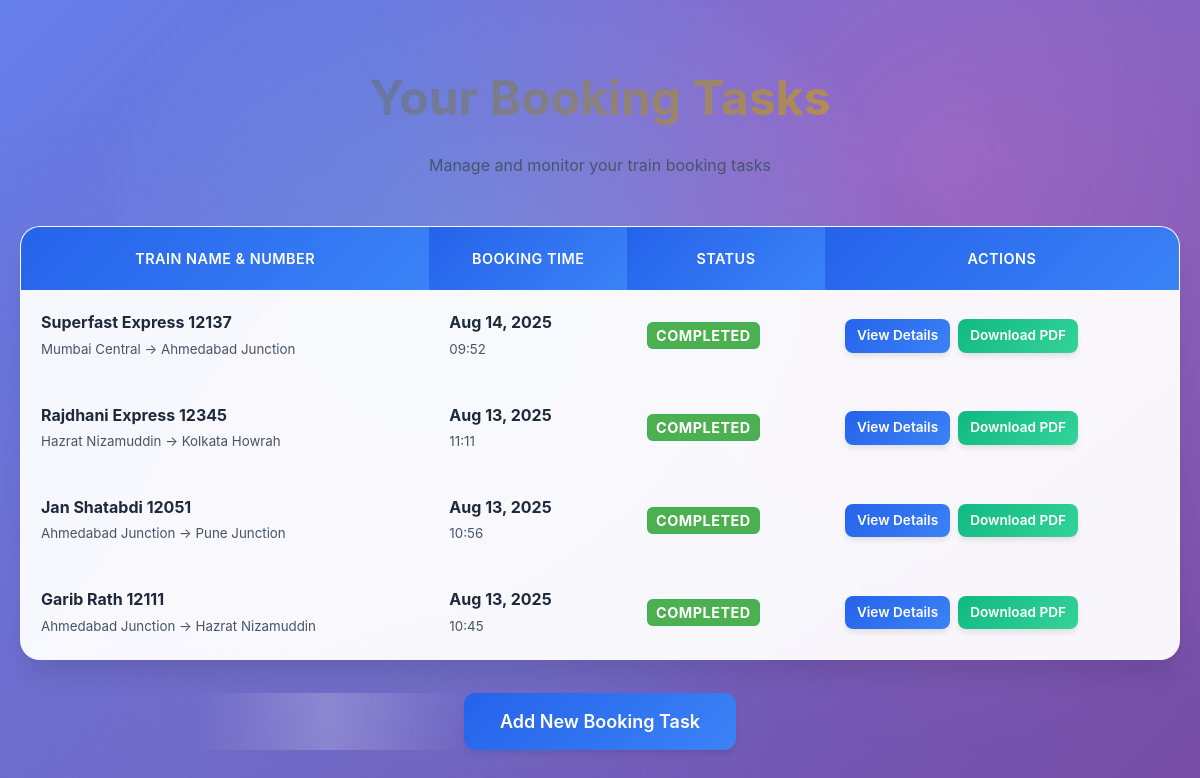
/dashboard/ (signed in), run on an earlier commit of the app's database.
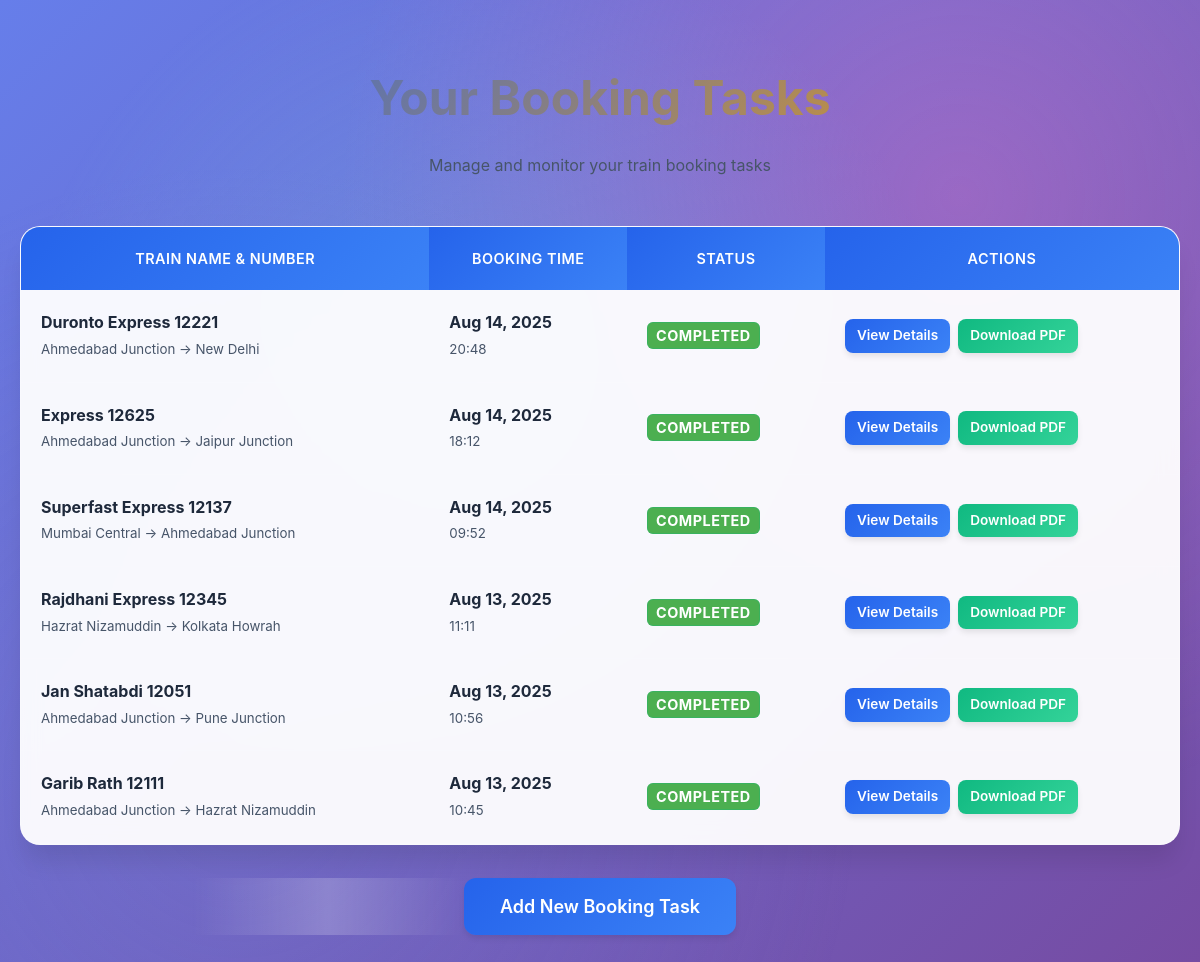
And on a later commit of the database.
### booking/models.py (models this page shows, shortened)
class Booking(models.Model):
    user = models.ForeignKey(User, on_delete=models.CASCADE)
    train_name_number = models.CharField(max_length=120, help_text="e.g., Rajdhani Express 12345", default="Unknown Train 00000")
    train_number = models.CharField(max_length=10, default="00000")
    train_name = models.CharField(max_length=100, default="Unknown Train")
    source_station = models.CharField(max_length=50, default="Unknown Source")
    destination_station = models.CharField(max_length=50, null=True, blank=True, default="Unknown Destination")
    journey_date = models.DateField(null=True, blank=True)
    booking_time = models.DateTimeField(null=True, blank=True)
    STATUS_CHOICES = [
        ('Scheduled', 'Scheduled'),
        ('Processing', 'Processing'),
        ('Completed', 'Completed'),
        ('Failed', 'Failed')
    ]
    status = models.CharField(max_length=20, choices=STATUS_CHOICES, default='Scheduled')
    pnr_number = models.CharField(max_length=12, blank=True, null=True)
    seat_number = models.CharField(max_length=10, blank=True, null=True)
    coach_number = models.CharField(max_length=5, blank=True, null=True)
    class_type = models.CharField(
        max_length=20,
        choices=[
            ('SL', 'Sleeper'),
            ('3A', '3rd AC'),
            ('2A', '2nd AC'),
            ('1A', '1st AC')
        ],
        default='SL'
    )
    ticket_pdf = models.FileField(upload_to="tickets/", blank=True, null=True)
    ticket_pdf_url = models.URLField(blank=True, null=True)
    auto_delete_enabled = models.BooleanField(default=True)
    retention_days = models.PositiveIntegerField(default=30)
    deleted_at = models.DateTimeField(null=True, blank=True)

### booking/views.py (the view)
# urls.py: path('', views.dashboard, name='dashboard'),
@login_required
def dashboard(request):
    tasks = Booking.objects.filter(user=request.user).order_by('-booking_time')
    return render(request, 'booking/dashboard.html', {'tasks': tasks})

### booking/templates/booking/dashboard.html (shortened to what this page needs)
{% load static %}
<!DOCTYPE html>
<html>
<head>
    <link rel="stylesheet" href="{% static 'booking/enhanced.css' %}">
    <link rel="stylesheet" href="{% static 'booking/status.css' %}">
</head>
<body>
    <div class="dashboard-container">
        <div class="dashboard-header">
            <h2>Your Booking Tasks</h2>
            <p style="color: var(--text-secondary); margin-bottom: 2rem;">
                Manage and monitor your train booking tasks
            </p>
        </div>
        <div class="table-container">
            <table>
                <thead>
                    <tr>
                        <th>Train Name & Number</th>
                        <th>Booking Time</th>
                        <th>Status</th>
                        <th>Actions</th>
                    </tr>
                </thead>
                <tbody>
                    {% for task in tasks %}
                    <tr>
                        <td>
                            <strong>{{ task.train_name_number }}</strong>
                            <br>
                            <small style="color: var(--text-secondary);">
                                {{ task.source_station }} → {{ task.destination_station }}
                            </small>
                        </td>
                        <td>
                            <strong>{{ task.booking_time|date:"M d, Y" }}</strong>
                            <br>
                            <small style="color: var(--text-secondary);">
                                {{ task.booking_time|time:"H:i" }}
                            </small>
                        </td>
                        <td>
                            <span class="status-badge status-{{ task.status|lower }}">
                                {{ task.status }}
                            </span>
                        </td>
                    <td>
                        <div class="action-buttons">
                            <a href="{% url 'task_detail' task.id %}" class="btn btn-sm btn-primary">
                                View Details
                            </a>
                            {% if task.ticket_pdf %}
                            <a href="{{ task.ticket_pdf.url }}" target="_blank" class="btn btn-sm btn-success" download>
                                Download PDF
                            </a>
                            {% elif task.ticket_pdf_url %}
                            <a href="{{ task.ticket_pdf_url }}" target="_blank" class="btn btn-sm btn-success" download>
                                Download PDF
                            </a>
                            {% endif %}
                        </div>
                    </td>
                    </tr>
                    {% endfor %}
                </tbody>
            </table>
        </div>
        <div style="text-align: center; margin-top: 3rem;">
            <a href="{% url 'add_task' %}" class="btn btn-lg btn-primary">
                Add New Booking Task
            </a>
        </div>
    </div>
</body>
</html>

### booking/static/booking/enhanced.css (style rules this page uses)
:root { --primary-color: #2563eb; --secondary-color: #64748b; --accent-color: #f59e0b; --success-color: #10b981; --danger-color: #ef4444; --warning-color: #f59e0b; --background-gradient: linear-gradient(135deg, #667eea 0%, #764ba2 100%); --card-background: rgba(255, 255, 255, 0.95); --text-primary: #1e293b; --text-secondary: #475569; --border-color: #e2e8f0; --shadow-sm: 0 1px 2px 0 rgba(0, 0, 0, 0.05); --shadow-md: 0 4px 6px -1px rgba(0, 0, 0, 0.1); --shadow-lg: 0 10px 15px -3px rgba(0, 0, 0, 0.1); --shadow-xl: 0 20px 25px -5px rgba(0, 0, 0, 0.1); --transition-fast: 0.15s ease; --transition-normal: 0.3s ease; --transition-slow: 0.5s ease; }
* { margin: 0; padding: 0; box-sizing: border-box; }
body { font-family: 'Inter', -apple-system, BlinkMacSystemFont, 'Segoe UI', sans-serif; line-height: 1.6; color: var(--text-primary); background: var(--background-gradient); min-height: 100vh; position: relative; overflow-x: hidden; }
body::before { content: ''; position: fixed; top: 0; left: 0; width: 100%; height: 100%; background-image: radial-gradient(circle at 20% 80%, rgba(120, 119, 198, 0.3) 0%, transparent 50%), radial-gradient(circle at 80% 20%, rgba(255, 119, 198, 0.3) 0%, transparent 50%), radial-gradient(circle at 40% 40%, rgba(120, 219, 255, 0.3) 0%, transparent 50%); animation: float 20s ease-in-out infinite; z-index: -1; }
h2 { font-size: 2.5rem; font-weight: 700; background: linear-gradient(135deg, var(--primary-color), var(--accent-color)); -webkit-background-clip: text; -webkit-text-fill-color: transparent; background-clip: text; margin-bottom: 2rem; text-align: center; }
button, .btn { background: linear-gradient(135deg, var(--primary-color), #3b82f6); color: white; padding: 14px 28px; border: none; border-radius: 12px; font-size: 16px; font-weight: 600; cursor: pointer; transition: all var(--transition-normal); position: relative; overflow: hidden; box-shadow: var(--shadow-md); }
.action-buttons { display: flex; gap: 8px; flex-wrap: wrap; align-items: center; }
.action-buttons .btn { padding: 6px 12px; font-size: 0.85rem; border-radius: 8px; white-space: nowrap; min-width: 100px; text-align: center; }
.action-buttons .btn-primary { background: linear-gradient(135deg, var(--primary-color), #3b82f6); }
.action-buttons .btn-success { background: linear-gradient(135deg, var(--success-color), #34d399); }
button::before, .btn::before { content: ''; position: absolute; top: 0; left: -100%; width: 100%; height: 100%; background: linear-gradient(90deg, transparent, rgba(255, 255, 255, 0.2), transparent); transition: left var(--transition-normal); }
.dashboard-container { max-width: 1200px; margin: 40px auto; padding: 20px; }
.dashboard-header { text-align: center; margin-bottom: 3rem; }
.dashboard-header h2 { font-size: 3rem; margin-bottom: 1rem; }
.table-container { background: var(--card-background); backdrop-filter: blur(10px); border-radius: 20px; overflow: hidden; box-shadow: var(--shadow-xl); border: 1px solid rgba(255, 255, 255, 0.2); animation: fadeInUp 0.8s ease-out; }
table { width: 100%; border-collapse: separate; border-spacing: 0; }
th { background: linear-gradient(135deg, var(--primary-color), #3b82f6); color: white; padding: 20px; font-weight: 600; text-transform: uppercase; letter-spacing: 0.5px; font-size: 0.9rem; }
td { padding: 20px; border-bottom: 1px solid rgba(255, 255, 255, 0.1); transition: all var(--transition-normal); }
.status-badge { padding: 6px 12px; border-radius: 20px; font-size: 0.8rem; font-weight: 600; text-transform: uppercase; letter-spacing: 0.5px; }
.status-completed { background: rgba(16, 185, 129, 0.2); color: var(--success-color); border: 1px solid rgba(16, 185, 129, 0.3); }
a { color: var(--primary-color); text-decoration: none; position: relative; transition: color var(--transition-normal); }
a::after { content: ''; position: absolute; width: 0; height: 2px; bottom: -2px; left: 0; background-color: var(--primary-color); transition: width var(--transition-normal); }
.btn-primary { background: linear-gradient(135deg, var(--primary-color), #3b82f6); }
.btn-success { background: linear-gradient(135deg, var(--success-color), #34d399); }
.btn-sm { padding: 8px 16px; font-size: 14px; }
.btn-lg { padding: 18px 36px; font-size: 18px; }

### booking/static/booking/status.css (style rules this page uses)
.status-completed { background-color: #4CAF50; color: white; padding: 4px 8px; border-radius: 6px; font-size: 0.9em; font-weight: bold; }

What changed in the data, as far as the page shows it:
added Booking: train_name_number "Duronto Express 12221", source_station "Ahmedabad Junction", destination_station "New Delhi", booking_time "Aug 14, 2025", booking_time "20:48", status "COMPLETED"
added Booking: train_name_number "Express 12625", source_station "Ahmedabad Junction", destination_station "Jaipur Junction", booking_time "Aug 14, 2025", booking_time "18:12", status "COMPLETED"
